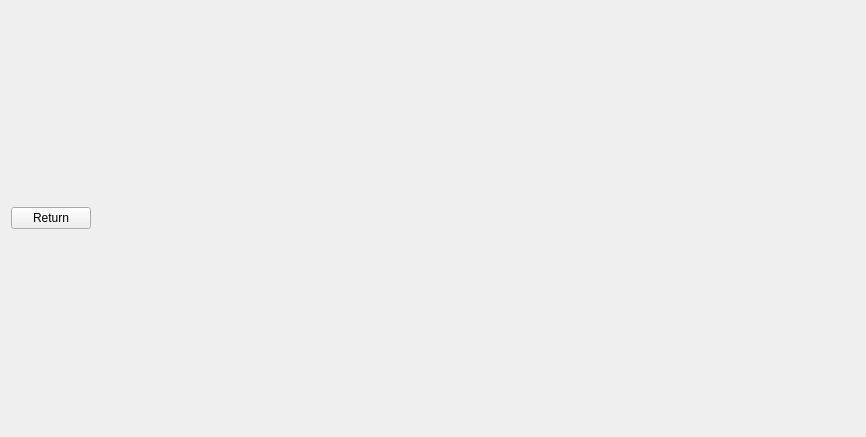
<?xml version="1.0" encoding="UTF-8"?>
<ui version="4.0">
 <class>Form</class>
 <widget class="QWidget" name="Form">
  <property name="enabled">
   <bool>true</bool>
  </property>
  <property name="geometry">
   <rect>
    <x>0</x>
    <y>0</y>
    <width>866</width>
    <height>437</height>
   </rect>
  </property>
  <property name="windowTitle">
   <string>Form</string>
  </property>
  <property name="layoutDirection">
   <enum>Qt::LeftToRight</enum>
  </property>
  <layout class="QVBoxLayout" name="verticalLayout">
   <item>
    <widget class="QPushButton" name="return_button">
     <property name="sizePolicy">
      <sizepolicy hsizetype="Fixed" vsizetype="Fixed">
       <horstretch>0</horstretch>
       <verstretch>0</verstretch>
      </sizepolicy>
     </property>
     <property name="layoutDirection">
      <enum>Qt::LeftToRight</enum>
     </property>
     <property name="text">
      <string>Return</string>
     </property>
    </widget>
   </item>
  </layout>
 </widget>
 <resources/>
 <connections/>
</ui>
